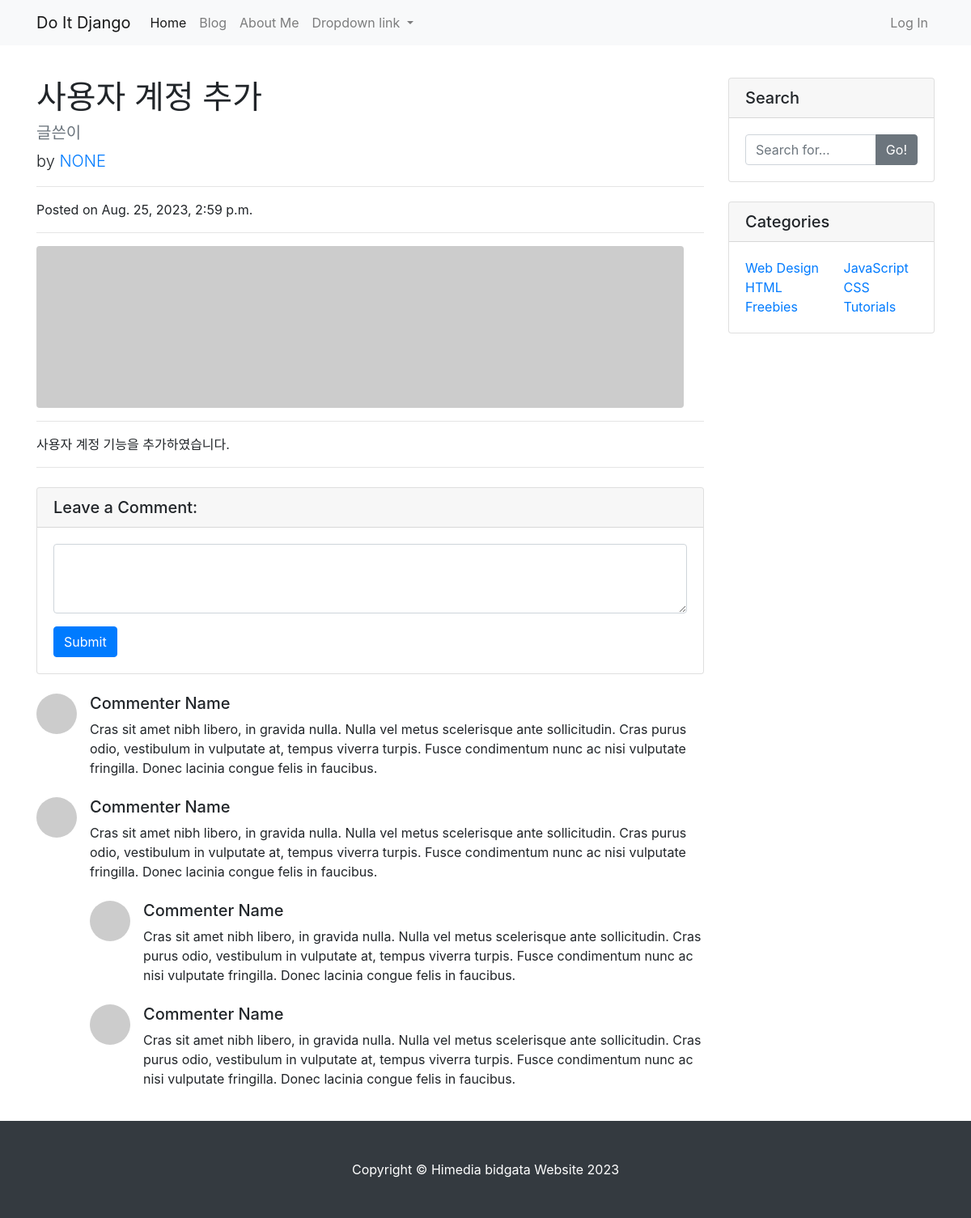
Page /blog/8/ on the committed database.
### blog/models.py (models this page shows, shortened)
class Post(models.Model):
    title = models.CharField(max_length=30)
    hook_text = models.CharField(max_length=100, blank=True)
    content = models.TextField()
    head_image = models.ImageField(upload_to='blog/images/%Y/%m/%d/', blank=True)
    file_upload = models.FileField(upload_to='blog/files/%Y/%m/%d/', blank=True)
    created_at = models.DateTimeField(auto_now_add=True)
    updated_at = models.DateTimeField(auto_now=True)
    author = models.ForeignKey(User, null=True, on_delete=models.SET_NULL)

### blog/views.py (the view)
# urls.py: path('<int:pk>/', views.PostDetail.as_view()),
class PostDetail(DetailView):
    model = Post

### blog/templates/blog/post_detail.html (shortened to what this page needs)
{% extends 'blog/base.html' %}
{% block main_area %}
<div id="post-area">
  <h1 class="mt-4">{{post.title}}</h1>
  <h5 class="text-muted">{{post.hook_text}}</h5>
  <p class="lead">
    by
    <a href="#">{{post.author | upper}}</a>
  </p>
  <hr>
  <p>Posted on {{post.created_at}}</p>
  <hr>
  {% if post.head_image %}
  <img class="img-fluid rounded" src="{{post.head_image.url}}" alt="{{post.title}} head_image">
  {% else %}
  <img class="img-fluid rounded" src="https://picsum.photos/seed/{{post.id}}/800/200" alt="random_image">
  {% endif %}
  <hr>
  <p>{{post.content}}</p>
  <hr>
</div>
<div id="comment-area">
    <div class="card my-4">
      <h5 class="card-header">Leave a Comment:</h5>
      <div class="card-body">
        <form>
          <div class="form-group">
            <textarea class="form-control" rows="3"></textarea>
          </div>
          <button type="submit" class="btn btn-primary">Submit</button>
        </form>
      </div>
    </div>
    <div class="media mb-4">
      <img class="d-flex mr-3 rounded-circle" src="http://placehold.it/50x50" alt="">
      <div class="media-body">
        <h5 class="mt-0">Commenter Name</h5>
        Cras sit amet nibh libero, in gravida nulla. Nulla vel metus scelerisque ante sollicitudin. Cras purus odio,
        vestibulum in vulputate at, tempus viverra turpis. Fusce condimentum nunc ac nisi vulputate fringilla. Donec
        lacinia
        congue felis in faucibus.
      </div>
    </div>
    <div class="media mb-4">
      <img class="d-flex mr-3 rounded-circle" src="http://placehold.it/50x50" alt="">
      <div class="media-body">
        <h5 class="mt-0">Commenter Name</h5>
        Cras sit amet nibh libero, in gravida nulla. Nulla vel metus scelerisque ante sollicitudin. Cras purus odio,
        vestibulum in vulputate at, tempus viverra turpis. Fusce condimentum nunc ac nisi vulputate fringilla. Donec
        lacinia
        congue felis in faucibus.
        <div class="media mt-4">
          <img class="d-flex mr-3 rounded-circle" src="http://placehold.it/50x50" alt="">
          <div class="media-body">
            <h5 class="mt-0">Commenter Name</h5>
            Cras sit amet nibh libero, in gravida nulla. Nulla vel metus scelerisque ante sollicitudin. Cras purus odio,
            vestibulum in vulputate at, tempus viverra turpis. Fusce condimentum nunc ac nisi vulputate fringilla. Donec
            lacinia congue felis in faucibus.
          </div>
        </div>
        <div class="media mt-4">
          <img class="d-flex mr-3 rounded-circle" src="http://placehold.it/50x50" alt="">
          <div class="media-body">
            <h5 class="mt-0">Commenter Name</h5>
            Cras sit amet nibh libero, in gravida nulla. Nulla vel metus scelerisque ante sollicitudin. Cras purus odio,
            vestibulum in vulputate at, tempus viverra turpis. Fusce condimentum nunc ac nisi vulputate fringilla. Donec
            lacinia congue felis in faucibus.
          </div>
        </div>
      </div>
    </div>
  </div>
</div>
{% endblock %}

### rows in the picture
Post: title "사용자 계정 추가", hook_text "글쓴이", author "NONE", created_at "Aug. 25, 2023, 2:59 p.m.", content "사용자 계정 기능을 추가하였습니다."
